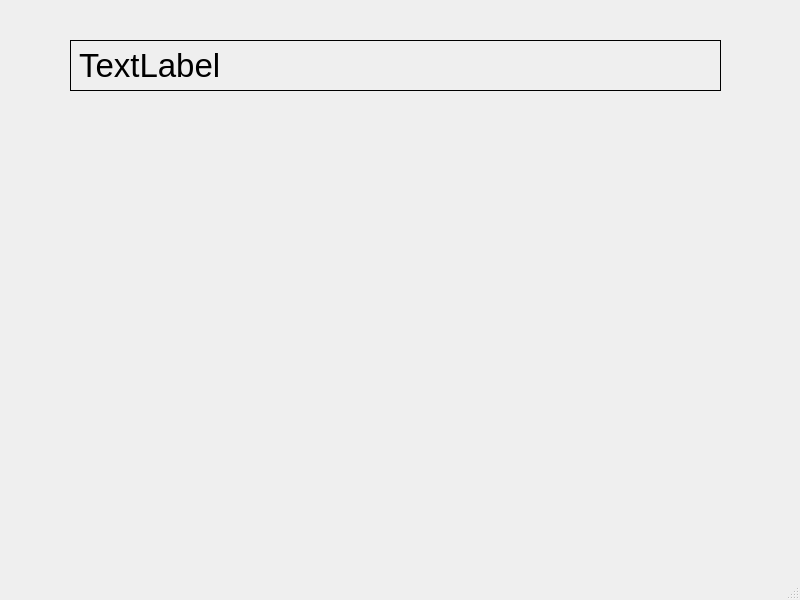
<?xml version="1.0" encoding="UTF-8"?>
<ui version="4.0">
 <class>MainWindow</class>
 <widget class="QMainWindow" name="MainWindow">
  <property name="geometry">
   <rect>
    <x>0</x>
    <y>0</y>
    <width>800</width>
    <height>600</height>
   </rect>
  </property>
  <property name="windowTitle">
   <string>MainWindow</string>
  </property>
  <widget class="QWidget" name="centralwidget">
   <widget class="QLabel" name="label">
    <property name="geometry">
     <rect>
      <x>70</x>
      <y>40</y>
      <width>651</width>
      <height>51</height>
     </rect>
    </property>
    <property name="font">
     <font>
      <pointsize>25</pointsize>
     </font>
    </property>
    <property name="frameShape">
     <enum>QFrame::Shape::Box</enum>
    </property>
    <property name="text">
     <string>TextLabel</string>
    </property>
   </widget>
  </widget>
  <widget class="QMenuBar" name="menubar">
   <property name="geometry">
    <rect>
     <x>0</x>
     <y>0</y>
     <width>800</width>
     <height>22</height>
    </rect>
   </property>
  </widget>
  <widget class="QStatusBar" name="statusbar"/>
 </widget>
 <resources/>
 <connections/>
</ui>
